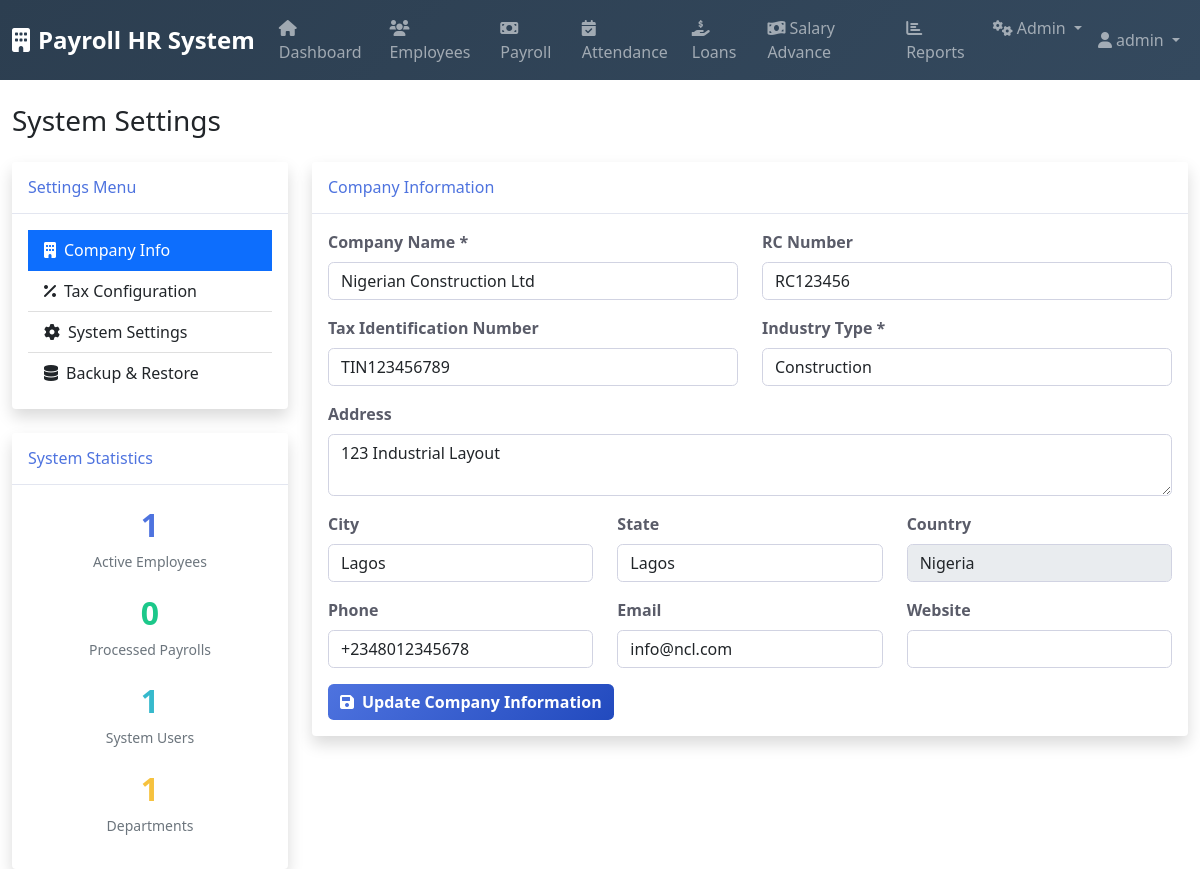
The app's page /settings.php (signed in) with its own data.
### tables this page shows
CREATE TABLE `companies` (
  `company_id` int(11) NOT NULL,
  `company_name` varchar(255) NOT NULL,
  `rc_number` varchar(50) DEFAULT NULL,
  `tax_identification_number` varchar(50) DEFAULT NULL,
  `address` text DEFAULT NULL,
  `city` varchar(100) DEFAULT NULL,
  `state` varchar(100) DEFAULT NULL,
  `country` varchar(100) DEFAULT 'Nigeria',
  `phone` varchar(20) DEFAULT NULL,
  `email` varchar(255) DEFAULT NULL,
  `website` varchar(255) DEFAULT NULL,
  `industry_type` enum('construction','manufacturing','other') NOT NULL,
  `created_at` timestamp NOT NULL DEFAULT current_timestamp(),
  `updated_at` timestamp NOT NULL DEFAULT current_timestamp() ON UPDATE current_timestamp()
);

### settings.php (the view, shortened to what this page needs)
<?php
$database = new Database();
$db = $database->getConnection();
$company = [];
$system_stats = [];
try {
    $company_query = "SELECT * FROM companies WHERE company_id = 1";
    $company_stmt = $db->prepare($company_query);
    $company_stmt->execute();
    $company = $company_stmt->fetch(PDO::FETCH_ASSOC);
    $stats_query = "SELECT
                    (SELECT COUNT(*) FROM employees WHERE status = 'active') as total_employees,
                    (SELECT COUNT(*) FROM payroll_periods WHERE status = 'paid') as total_payrolls,
                    (SELECT COUNT(*) FROM users WHERE is_active = 1) as total_users,
                    (SELECT COUNT(*) FROM departments WHERE is_active = 1) as total_departments";
    $stats_stmt = $db->prepare($stats_query);
    $stats_stmt->execute();
    $system_stats = $stats_stmt->fetch(PDO::FETCH_ASSOC);
} catch (PDOException $e) {
    error_log("Settings error: " . $e->getMessage());
}
include 'includes/header.php';
?>
<div class="d-flex justify-content-between align-items-center mb-4">
    <h1 class="h3 mb-0 text-gray-800">System Settings</h1>
</div>
<div class="row">
    <div class="col-lg-3">
        <div class="card shadow mb-4">
            <div class="card-header py-3">
                <h6 class="m-0 font-weight-bold text-primary">Settings Menu</h6>
            </div>
            <div class="card-body">
                <div class="list-group list-group-flush">
                    <a href="#company" class="list-group-item list-group-item-action active" data-bs-toggle="list">
                        <i class="fas fa-building me-2"></i>Company Info
                    </a>
                    <a href="#tax" class="list-group-item list-group-item-action" data-bs-toggle="list">
                        <i class="fas fa-percent me-2"></i>Tax Configuration
                    </a>
                    <a href="#system" class="list-group-item list-group-item-action" data-bs-toggle="list">
                        <i class="fas fa-cog me-2"></i>System Settings
                    </a>
                    <a href="#backup" class="list-group-item list-group-item-action" data-bs-toggle="list">
                        <i class="fas fa-database me-2"></i>Backup & Restore
                    </a>
                </div>
            </div>
        </div>
        <div class="card shadow">
            <div class="card-header py-3">
                <h6 class="m-0 font-weight-bold text-primary">System Statistics</h6>
            </div>
            <div class="card-body">
                <div class="text-center">
                    <div class="mb-3">
                        <div class="text-primary fw-bold" style="font-size: 2rem;">
                            <?php echo $system_stats['total_employees']; ?>
                        </div>
                        <small class="text-muted">Active Employees</small>
                    </div>
                    <div class="mb-3">
                        <div class="text-success fw-bold" style="font-size: 2rem;">
                            <?php echo $system_stats['total_payrolls']; ?>
                        </div>
                        <small class="text-muted">Processed Payrolls</small>
                    </div>
                    <div class="mb-3">
                        <div class="text-info fw-bold" style="font-size: 2rem;">
                            <?php echo $system_stats['total_users']; ?>
                        </div>
                        <small class="text-muted">System Users</small>
                    </div>
                    <div class="mb-3">
                        <div class="text-warning fw-bold" style="font-size: 2rem;">
                            <?php echo $system_stats['total_departments']; ?>
                        </div>
                        <small class="text-muted">Departments</small>
                    </div>
                </div>
            </div>
        </div>
    </div>
    <div class="col-lg-9">
        <div class="tab-content">
            <div class="tab-pane fade show active" id="company">
                <div class="card shadow">
                    <div class="card-header py-3">
                        <h6 class="m-0 font-weight-bold text-primary">Company Information</h6>
                    </div>
                    <div class="card-body">
                        <form method="POST">
                            <div class="row">
                                <div class="col-md-6">
                                    <div class="mb-3">
                                        <label class="form-label">Company Name *</label>
                                        <input type="text" class="form-control" name="company_name"
                                               value="<?php echo htmlspecialchars($company['company_name']); ?>" required>
                                    </div>
                                </div>
                                <div class="col-md-6">
                                    <div class="mb-3">
                                        <label class="form-label">RC Number</label>
                                        <input type="text" class="form-control" name="rc_number"
                                               value="<?php echo htmlspecialchars($company['rc_number'] ?? ''); ?>">
                                    </div>
                                </div>
                            </div>
                            <div class="row">
                                <div class="col-md-6">
                                    <div class="mb-3">
                                        <label class="form-label">Tax Identification Number</label>
                                        <input type="text" class="form-control" name="tax_identification_number"
                                               value="<?php echo htmlspecialchars($company['tax_identification_number'] ?? ''); ?>">
                                    </div>
                                </div>
                                <div class="col-md-6">
                                    <div class="mb-3">
                                        <label class="form-label">Industry Type *</label>
                                        <select class="form-control" name="industry_type" required>
                                            <option value="construction" <?php echo ($company['industry_type'] ?? '') == 'construction' ? 'selected' : ''; ?>>Construction</option>
                                        </select>
                                    </div>
                                </div>
                            </div>
                            <div class="mb-3">
                                <label class="form-label">Address</label>
                                <textarea class="form-control" name="address" rows="2"><?php echo htmlspecialchars($company['address'] ?? ''); ?></textarea>
                            </div>
                            <div class="row">
                                <div class="col-md-4">
                                    <div class="mb-3">
                                        <label class="form-label">City</label>
                                        <input type="text" class="form-control" name="city"
                                               value="<?php echo htmlspecialchars($company['city'] ?? ''); ?>">
                                    </div>
                                </div>
                                <div class="col-md-4">
                                    <div class="mb-3">
                                        <label class="form-label">State</label>
                                        <input type="text" class="form-control" name="state"
                                               value="<?php echo htmlspecialchars($company['state'] ?? ''); ?>">
                                    </div>
                                </div>
                                <div class="col-md-4">
                                    <div class="mb-3">
                                        <label class="form-label">Country</label>
                                        <input type="text" class="form-control" value="Nigeria" readonly>
                                    </div>
                                </div>
                            </div>
                            <div class="row">
                                <div class="col-md-4">
                                    <div class="mb-3">
                                        <label class="form-label">Phone</label>
                                        <input type="tel" class="form-control" name="phone"
                                               value="<?php echo htmlspecialchars($company['phone'] ?? ''); ?>">
                                    </div>
                                </div>
                                <div class="col-md-4">
                                    <div class="mb-3">
                                        <label class="form-label">Email</label>
                                        <input type="email" class="form-control" name="email"
                                               value="<?php echo htmlspecialchars($company['email'] ?? ''); ?>">
                                    </div>
                                </div>
                                <div class="col-md-4">
                                    <div class="mb-3">
                                        <label class="form-label">Website</label>
                                        <input type="url" class="form-control" name="website"
                                               value="<?php echo htmlspecialchars($company['website'] ?? ''); ?>">
                                    </div>
                                </div>
                            </div>
                            <button type="submit" name="update_company" class="btn btn-primary">
                                <i class="fas fa-save me-2"></i>Update Company Information
                            </button>
                        </form>
                    </div>
                </div>
            </div>
        </div>
    </div>
</div>
<?php include 'includes/footer.php'; ?>

### assets/css/styles.css (style rules this page uses)
.card { border: none; box-shadow: 0 0.15rem 1.75rem 0 rgba(58, 59, 69, 0.15); transition: all 0.3s; }
.card-header { background: white; border-bottom: 1px solid #e3e6f0; font-weight: 700; }
.btn { border-radius: 0.35rem; font-weight: 600; transition: all 0.3s; }
.btn-primary { background: linear-gradient(135deg, #4e73df 0%, #224abe 100%); border: none; }
.form-control { border: 1px solid #d1d3e2; border-radius: 0.35rem; transition: border-color 0.15s ease-in-out, box-shadow 0.15s ease-in-out; }
.form-label { font-weight: 600; color: #5a5c69; margin-bottom: 0.5rem; }
.text-primary { color: #4e73df !important; }
.text-success { color: #1cc88a !important; }
.text-warning { color: #f6c23e !important; }
.text-info { color: #36b9cc !important; }

### records on screen
companies: company_name "Nigerian Construction Ltd", rc_number "RC123456", tax_identification_number "TIN123456789", industry_type "Construction", address "123 Industrial Layout", city "Lagos", state "Lagos", phone "+2348012345678", email "info@ncl.com"

### other values on screen
$current_user['full_name'] "admin"
$system_stats['total_employees'] "1"
$system_stats['total_payrolls'] "0"
$system_stats['total_users'] "1"
$system_stats['total_departments'] "1"
